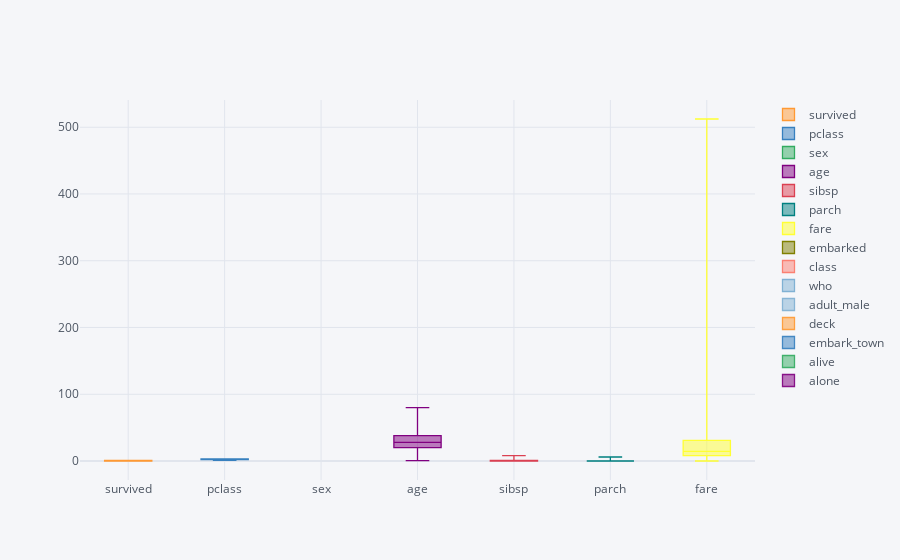

Notebook cell for this chart:
### Code cell
titanic.iplot(x = 'sex', y = 'survived', kind = 'box')

### Figure 1 — Plotly figure (JSON) as saved in the notebook; plotly's stock layout.template omitted (floating-point values rounded to 4 significant figures; data arrays with more than 128 entries replaced by an {"elided": "..."} marker saying what was removed)
{"data": [{"boxpoints": false, "line": {"width": 1.3}, "marker": {"color": "rgba(255, 153, 51, 1.0)"}, "name": "survived", "orientation": "v", "type": "box", "y": {"elided": "891 int values"}}, {"boxpoints": false, "line": {"width": 1.3}, "marker": {"color": "rgba(55, 128, 191, 1.0)"}, "name": "pclass", "orientation": "v", "type": "box", "y": {"elided": "891 int values"}}, {"boxpoints": false, "line": {"width": 1.3}, "marker": {"color": "rgba(50, 171, 96, 1.0)"}, "name": "sex", "orientation": "v", "type": "box", "y": {"elided": "891 str values"}}, {"boxpoints": false, "line": {"width": 1.3}, "marker": {"color": "rgba(128, 0, 128, 1.0)"}, "name": "age", "orientation": "v", "type": "box", "y": {"elided": "891 float values"}}, {"boxpoints": false, "line": {"width": 1.3}, "marker": {"color": "rgba(219, 64, 82, 1.0)"}, "name": "sibsp", "orientation": "v", "type": "box", "y": {"elided": "891 int values"}}, {"boxpoints": false, "line": {"width": 1.3}, "marker": {"color": "rgba(0, 128, 128, 1.0)"}, "name": "parch", "orientation": "v", "type": "box", "y": {"elided": "891 int values"}}, {"boxpoints": false, "line": {"width": 1.3}, "marker": {"color": "rgba(255, 255, 51, 1.0)"}, "name": "fare", "orientation": "v", "type": "box", "y": {"elided": "891 float values"}}, {"boxpoints": false, "line": {"width": 1.3}, "marker": {"color": "rgba(128, 128, 0, 1.0)"}, "name": "embarked", "orientation": "v", "type": "box", "y": {"elided": "891 str values"}}, {"boxpoints": false, "line": {"width": 1.3}, "marker": {"color": "rgba(251, 128, 114, 1.0)"}, "name": "class", "orientation": "v", "type": "box", "y": {"elided": "891 str values"}}, {"boxpoints": false, "line": {"width": 1.3}, "marker": {"color": "rgba(128, 177, 211, 1.0)"}, "name": "who", "orientation": "v", "type": "box", "y": {"elided": "891 str values"}}, {"boxpoints": false, "line": {"width": 1.3}, "marker": {"color": "rgba(128, 177, 211, 0.8999999999999999)"}, "name": "adult_male", "orientation": "v", "type": "box", "y": {"elided": "891 bool values"}}, {"boxpoints": false, "line": {"width": 1.3}, "marker": {"color": "rgba(255, 153, 51, 0.8999999999999999)"}, "name": "deck", "orientation": "v", "type": "box", "y": {"elided": "891 str values"}}, {"boxpoints": false, "line": {"width": 1.3}, "marker": {"color": "rgba(55, 128, 191, 0.8999999999999999)"}, "name": "embark_town", "orientation": "v", "type": "box", "y": {"elided": "891 str values"}}, {"boxpoints": false, "line": {"width": 1.3}, "marker": {"color": "rgba(50, 171, 96, 0.8999999999999999)"}, "name": "alive", "orientation": "v", "type": "box", "y": {"elided": "891 str values"}}, {"boxpoints": false, "line": {"width": 1.3}, "marker": {"color": "rgba(128, 0, 128, 0.8999999999999999)"}, "name": "alone", "orientation": "v", "type": "box", "y": {"elided": "891 bool values"}}], "layout": {"legend": {"bgcolor": "#F5F6F9", "font": {"color": "#4D5663"}}, "paper_bgcolor": "#F5F6F9", "plot_bgcolor": "#F5F6F9", "title": {"font": {"color": "#4D5663"}}, "xaxis": {"gridcolor": "#E1E5ED", "showgrid": true, "tickfont": {"color": "#4D5663"}, "title": {"font": {"color": "#4D5663"}, "text": ""}, "zerolinecolor": "#E1E5ED"}, "yaxis": {"gridcolor": "#E1E5ED", "showgrid": true, "tickfont": {"color": "#4D5663"}, "title": {"font": {"color": "#4D5663"}, "text": ""}, "zerolinecolor": "#E1E5ED"}}}
